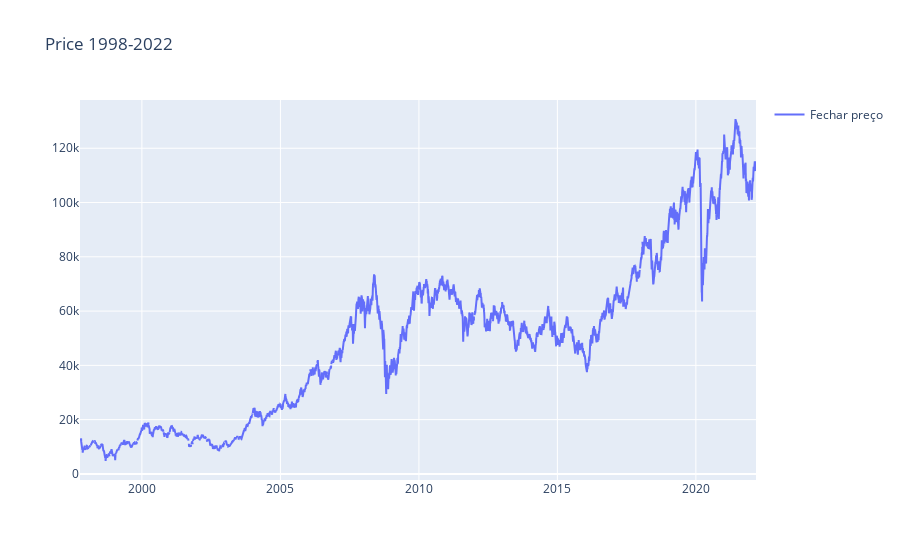

Source (notebook cell):
### Code cell
fig = go.Figure()
fig.add_trace(go.Scatter(x=df.index, y=df['Close'], name='Fechar preço'))
fig.update_layout(showlegend=True, title=' Price 1998-2022')
#fig.show()

### Figure 1 — Plotly figure (JSON) as saved in the notebook; plotly's stock layout.template omitted (floating-point values rounded to 4 significant figures; data arrays with more than 128 entries replaced by an {"elided": "..."} marker saying what was removed)
{"data": [{"name": "Fechar preço", "type": "scatter", "x": {"elided": "6156 str values"}, "y": {"elided": "6156 int values"}}], "layout": {"showlegend": true, "title": {"text": " Price 1998-2022"}}}
